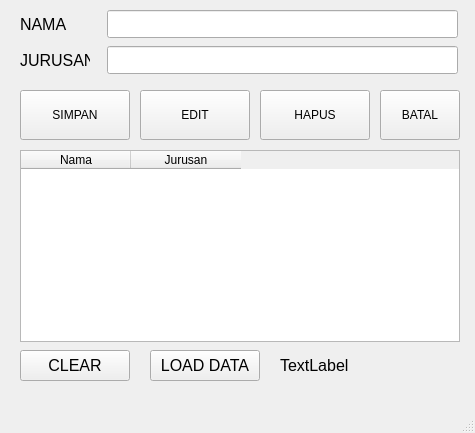
<?xml version="1.0" encoding="UTF-8"?>
<ui version="4.0">
 <class>MainWindow</class>
 <widget class="QMainWindow" name="MainWindow">
  <property name="geometry">
   <rect>
    <x>0</x>
    <y>0</y>
    <width>475</width>
    <height>433</height>
   </rect>
  </property>
  <property name="windowTitle">
   <string>MainWindow</string>
  </property>
  <widget class="QWidget" name="centralwidget">
   <widget class="QLabel" name="label">
    <property name="geometry">
     <rect>
      <x>20</x>
      <y>18</y>
      <width>70</width>
      <height>13</height>
     </rect>
    </property>
    <property name="font">
     <font>
      <pointsize>12</pointsize>
     </font>
    </property>
    <property name="text">
     <string>NAMA</string>
    </property>
   </widget>
   <widget class="QLineEdit" name="lineEdit">
    <property name="geometry">
     <rect>
      <x>107</x>
      <y>10</y>
      <width>351</width>
      <height>28</height>
     </rect>
    </property>
    <property name="font">
     <font>
      <pointsize>12</pointsize>
     </font>
    </property>
   </widget>
   <widget class="QLineEdit" name="lineEdit_2">
    <property name="geometry">
     <rect>
      <x>107</x>
      <y>46</y>
      <width>351</width>
      <height>28</height>
     </rect>
    </property>
    <property name="font">
     <font>
      <pointsize>12</pointsize>
     </font>
    </property>
   </widget>
   <widget class="QLabel" name="label_2">
    <property name="geometry">
     <rect>
      <x>20</x>
      <y>54</y>
      <width>70</width>
      <height>13</height>
     </rect>
    </property>
    <property name="font">
     <font>
      <pointsize>12</pointsize>
     </font>
    </property>
    <property name="text">
     <string>JURUSAN</string>
    </property>
   </widget>
   <widget class="QTableWidget" name="tableWidget">
    <property name="geometry">
     <rect>
      <x>20</x>
      <y>150</y>
      <width>440</width>
      <height>192</height>
     </rect>
    </property>
    <attribute name="horizontalHeaderDefaultSectionSize">
     <number>110</number>
    </attribute>
    <column>
     <property name="text">
      <string>Nama</string>
     </property>
    </column>
    <column>
     <property name="text">
      <string>Jurusan</string>
     </property>
    </column>
   </widget>
   <widget class="QPushButton" name="pushButton_simpan">
    <property name="geometry">
     <rect>
      <x>20</x>
      <y>90</y>
      <width>110</width>
      <height>50</height>
     </rect>
    </property>
    <property name="text">
     <string>SIMPAN</string>
    </property>
   </widget>
   <widget class="QPushButton" name="pushButton_edit">
    <property name="geometry">
     <rect>
      <x>140</x>
      <y>90</y>
      <width>110</width>
      <height>50</height>
     </rect>
    </property>
    <property name="text">
     <string>EDIT</string>
    </property>
   </widget>
   <widget class="QPushButton" name="pushButton_hapus">
    <property name="geometry">
     <rect>
      <x>260</x>
      <y>90</y>
      <width>110</width>
      <height>50</height>
     </rect>
    </property>
    <property name="text">
     <string>HAPUS</string>
    </property>
   </widget>
   <widget class="QPushButton" name="pushButton_batal">
    <property name="geometry">
     <rect>
      <x>380</x>
      <y>90</y>
      <width>80</width>
      <height>50</height>
     </rect>
    </property>
    <property name="text">
     <string>BATAL</string>
    </property>
   </widget>
   <widget class="QPushButton" name="pushButton_clear">
    <property name="geometry">
     <rect>
      <x>20</x>
      <y>350</y>
      <width>110</width>
      <height>31</height>
     </rect>
    </property>
    <property name="font">
     <font>
      <pointsize>12</pointsize>
     </font>
    </property>
    <property name="text">
     <string>CLEAR</string>
    </property>
   </widget>
   <widget class="QPushButton" name="pushButton_loadData">
    <property name="geometry">
     <rect>
      <x>150</x>
      <y>350</y>
      <width>110</width>
      <height>31</height>
     </rect>
    </property>
    <property name="font">
     <font>
      <pointsize>12</pointsize>
     </font>
    </property>
    <property name="text">
     <string>LOAD DATA</string>
    </property>
   </widget>
   <widget class="QLabel" name="label_info">
    <property name="geometry">
     <rect>
      <x>280</x>
      <y>350</y>
      <width>181</width>
      <height>31</height>
     </rect>
    </property>
    <property name="font">
     <font>
      <pointsize>12</pointsize>
     </font>
    </property>
    <property name="text">
     <string>TextLabel</string>
    </property>
   </widget>
  </widget>
  <widget class="QMenuBar" name="menubar">
   <property name="geometry">
    <rect>
     <x>0</x>
     <y>0</y>
     <width>475</width>
     <height>21</height>
    </rect>
   </property>
  </widget>
  <widget class="QStatusBar" name="statusbar"/>
 </widget>
 <resources/>
 <connections/>
</ui>
